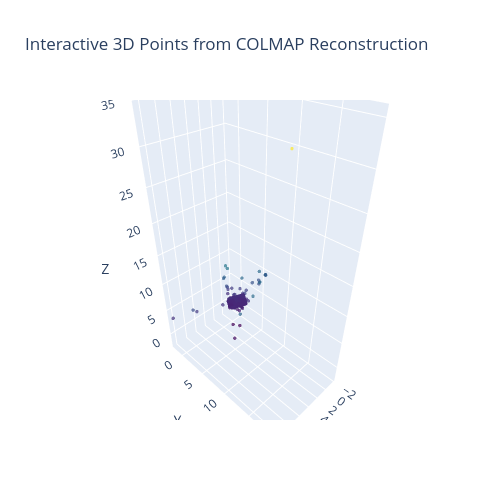

The cell this chart's notebook holds for it:
### Code cell
utils.colmap_3d_points_interactive(reconstruction)

### Figure 1 — Plotly figure (JSON) as saved in the notebook; plotly's stock layout.template omitted (floating-point values rounded to 4 significant figures; data arrays with more than 128 entries replaced by an {"elided": "..."} marker saying what was removed)
{"data": [{"marker": {"color": {"elided": "6030 float values"}, "colorscale": [[0.0, "#440154"], [0.1111, "#482878"], [0.2222, "#3e4989"], [0.3333, "#31688e"], [0.4444, "#26828e"], [0.5556, "#1f9e89"], [0.6667, "#35b779"], [0.7778, "#6ece58"], [0.8889, "#b5de2b"], [1.0, "#fde725"]], "opacity": 0.7, "size": 2}, "mode": "markers", "x": {"elided": "6030 float values"}, "y": {"elided": "6030 float values"}, "z": {"elided": "6030 float values"}, "type": "scatter3d"}], "layout": {"scene": {"xaxis": {"title": {"text": "X"}}, "yaxis": {"title": {"text": "Y"}}, "zaxis": {"title": {"text": "Z"}}}, "title": {"text": "Interactive 3D Points from COLMAP Reconstruction"}, "width": 500, "height": 500}}
